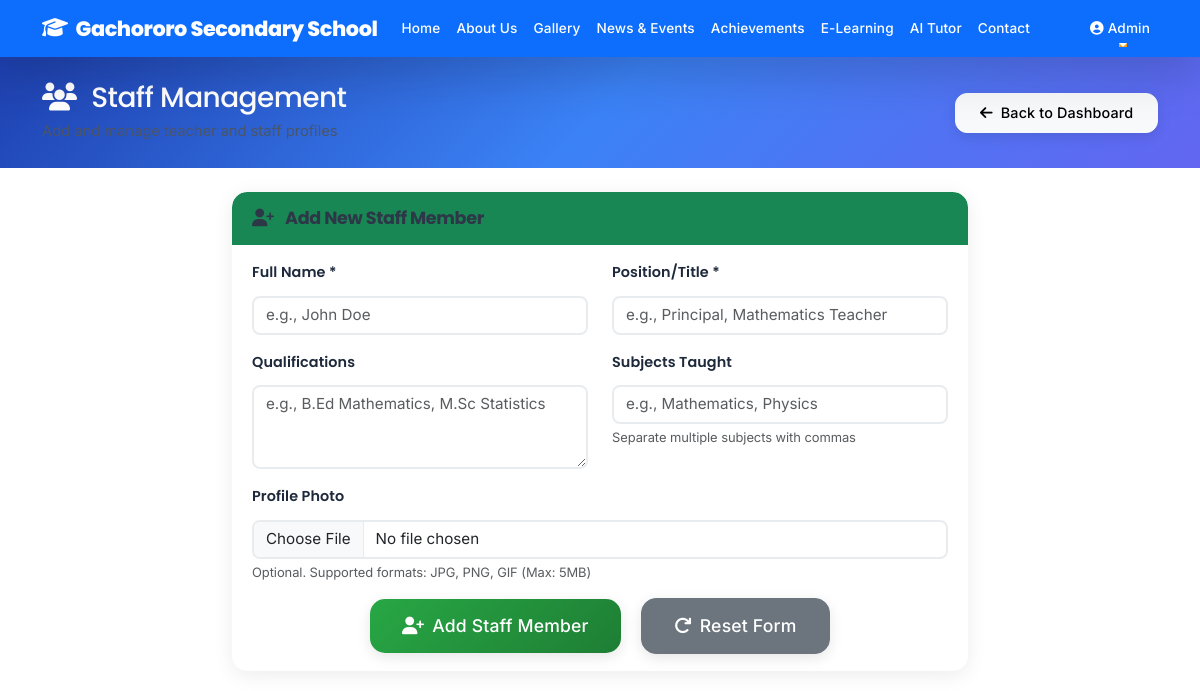
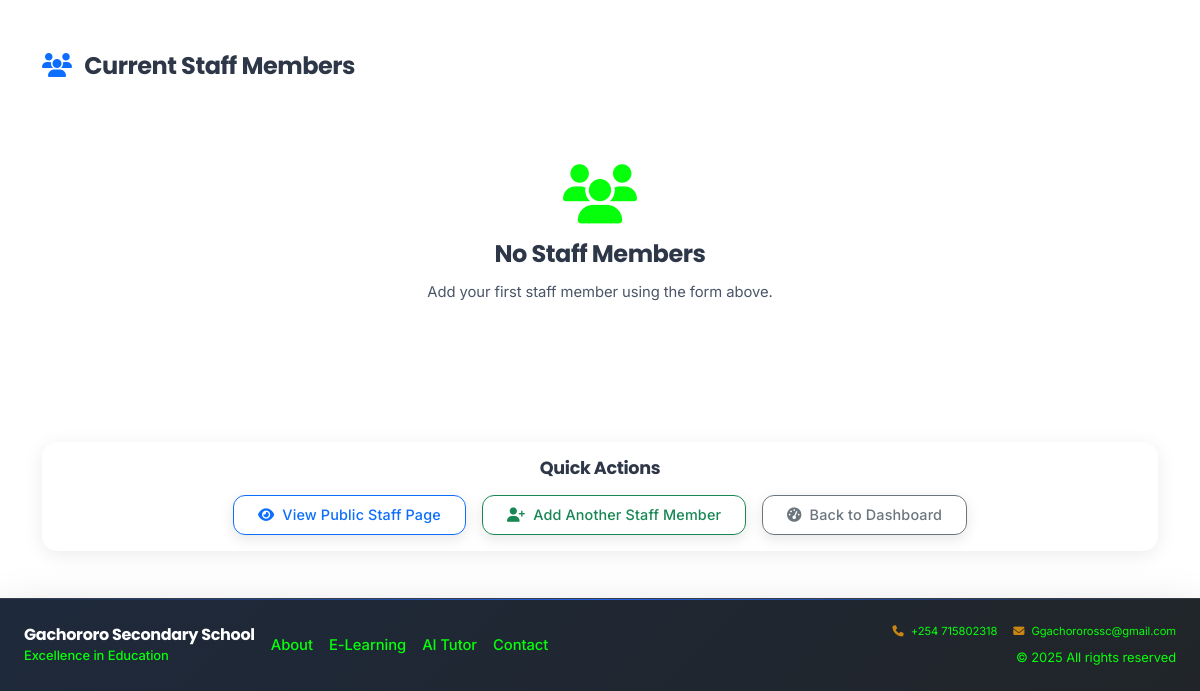
Page /admin/manage-staff (signed in) on the earlier database version (2 pictures, top to bottom).
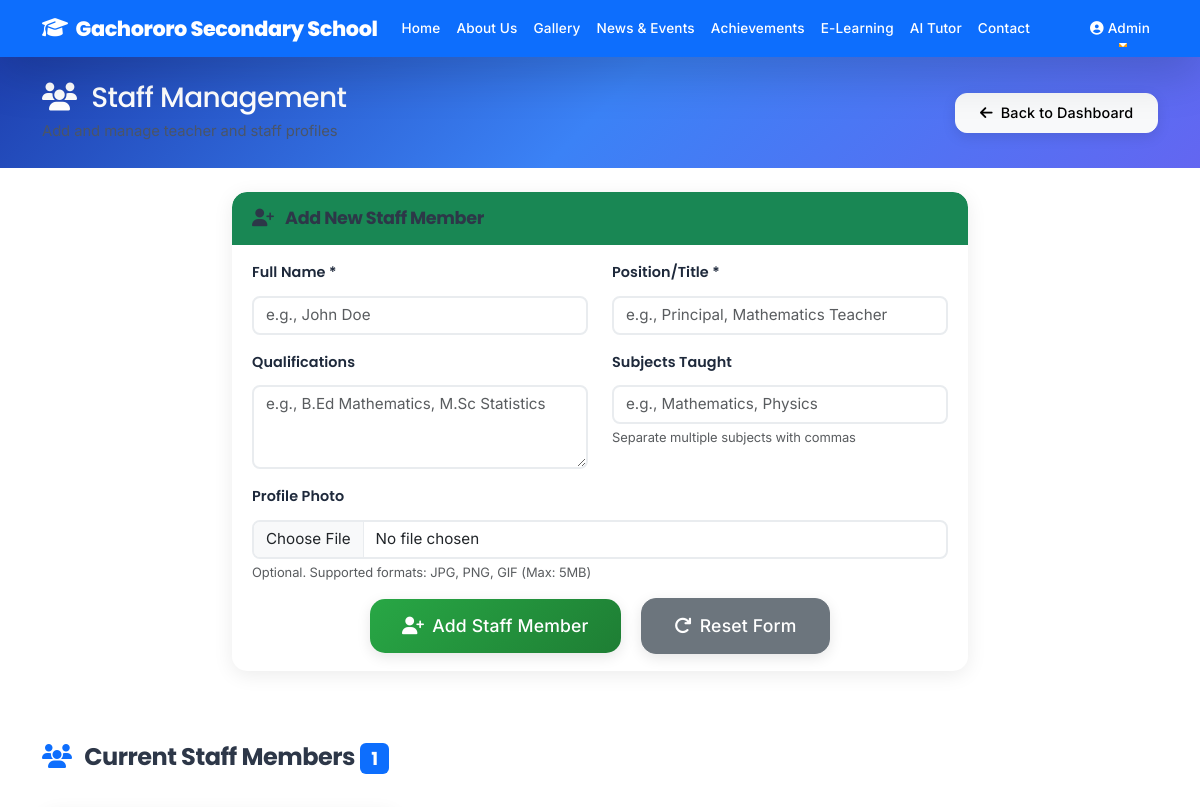
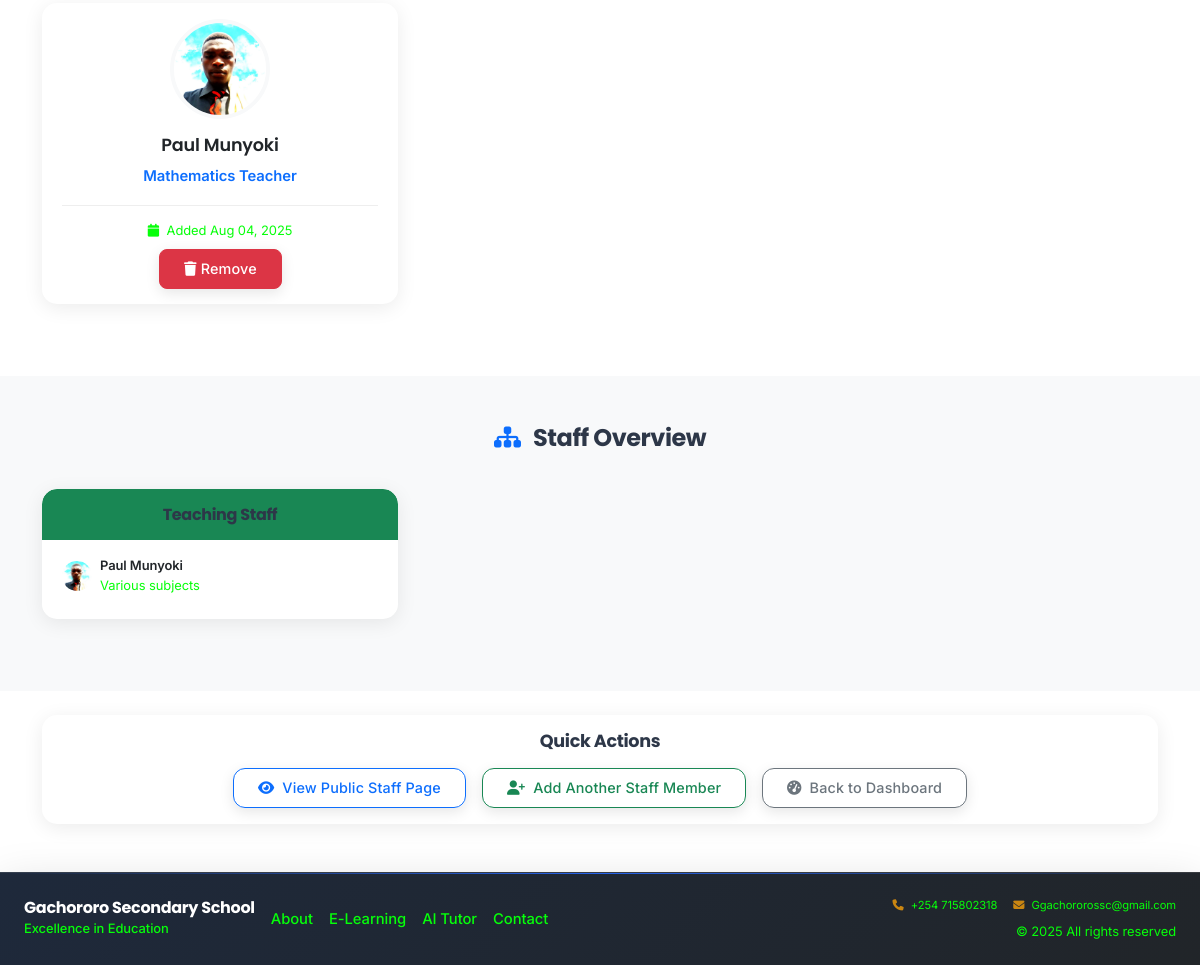
Same page on the later database version (2 pictures, top to bottom).
### models.py (models this page shows, shortened)
class StaffMember(db.Model):
    id = db.Column(db.Integer, primary_key=True)
    name = db.Column(db.String(200), nullable=False)
    position = db.Column(db.String(200), nullable=False)
    qualifications = db.Column(db.Text)
    subjects = db.Column(db.String(500))
    photo_filename = db.Column(db.String(200))
    date_added = db.Column(db.DateTime, default=datetime.utcnow)

### app.py (the view, shortened to what this page needs)
@app.route('/admin/manage-staff', methods=['GET', 'POST'])
@login_required
def manage_staff():
    staff_members = StaffMember.query.all()
    return render_template('admin/manage_staff.html', staff_members=staff_members)

### app.py (called while the page is built)
@login_manager.user_loader
def load_user(user_id):
    return User.query.get(int(user_id))

@app.context_processor
def inject_global_vars():
    try:
        current_theme = ThemeSettings.query.filter_by(is_active=True).first()
        theme_name = current_theme.theme_name if current_theme else 'blue'
        active_video = VideoSettings.query.filter_by(is_active=True).first()
        return {
            'current_theme': theme_name,
            'active_video': active_video
        }
    except:
        return {
            'current_theme': 'blue',
            'active_video': None
        }

### templates/admin/manage_staff.html (shortened to what the changed rows need)
{% extends "base.html" %}
{% block content %}
<section class="admin-header bg-primary text-white py-4">
    <div class="container">
        <div class="row align-items-center">
            <div class="col-md-8">
                <h1 class="h3 mb-1">
                    <i class="fas fa-users me-2"></i>
                    Staff Management
                </h1>
            </div>
        </div>
    </div>
</section>
<section class="py-5">
    <div class="container">
        <div class="row">
            <div class="col-12 mb-4">
                <h3>
                    <i class="fas fa-users text-primary me-2"></i>
                    Current Staff Members
                    {% if staff_members %}
                        <span class="badge bg-primary">{{ staff_members|length }}</span>
                    {% endif %}
                </h3>
            </div>
        </div>
        {% if staff_members %}
            <div class="row">
                {% for staff in staff_members %}
                    <div class="col-lg-4 col-md-6 mb-4">
                        <div class="card staff-admin-card h-100">
                            <div class="card-body text-center">
                                <div class="staff-photo-container mb-3">
                                    {% if staff.photo_filename %}
                                        <img src="{{ url_for('gallery_file', filename=staff.photo_filename) }}"
                                             class="staff-admin-photo"
                                             alt="{{ staff.name }}">
                                    {% else %}
                                        <div class="staff-admin-photo-placeholder">
                                            <i class="fas fa-user fa-3x text-muted"></i>
                                        </div>
                                    {% endif %}
                                </div>
                                <h5 class="card-title mb-2">{{ staff.name }}</h5>
                                <p class="text-primary fw-semibold mb-3">{{ staff.position }}</p>
                                <div class="staff-actions mt-auto">
                                    <small class="text-muted d-block mb-2">
                                        <i class="fas fa-calendar me-1"></i>
                                        Added {{ staff.date_added.strftime('%b %d, %Y') }}
                                    </small>
                                    <a href="{{ url_for('delete_staff', staff_id=staff.id) }}"
                                       class="btn btn-danger btn-sm"
                                       onclick="return confirm('Are you sure you want to delete {{ staff.name }}?')">
                                        <i class="fas fa-trash me-1"></i>Remove
                                    </a>
                                </div>
                            </div>
                        </div>
                    </div>
                {% endfor %}
            </div>
        {% else %}
            <div class="text-center text-muted py-5">
                <i class="fas fa-users fa-4x mb-3"></i>
                <h3>No Staff Members</h3>
                <p>Add your first staff member using the form above.</p>
            </div>
        {% endif %}
    </div>
</section>
{% if staff_members %}
<section class="py-5 bg-light">
    <div class="container">
        <div class="row">
            <div class="col-12 mb-4">
                <h3 class="text-center">
                    <i class="fas fa-sitemap text-primary me-2"></i>
                    Staff Overview
                </h3>
            </div>
        </div>
        <div class="row">
            {% set admin_positions = ['Principal', 'Deputy Principal', 'Head Teacher'] %}
            {% set teaching_positions = [] %}
            {% set other_staff = [] %}
            {% for staff in staff_members %}
                {% if 'Teacher' in staff.position %}
                    {% set _ = teaching_positions.append(staff) %}
                {% elif staff.position not in admin_positions %}
                    {% set _ = other_staff.append(staff) %}
                {% endif %}
            {% endfor %}
            {% if teaching_positions %}
                <div class="col-md-4 mb-4">
                    <div class="card">
                        <div class="card-header bg-success text-white text-center">
                            <h6 class="mb-0">Teaching Staff</h6>
                        </div>
                        <div class="card-body">
                            {% for staff in teaching_positions[:5] %}
                                <div class="d-flex align-items-center mb-2">
                                    <div class="me-2">
                                        {% if staff.photo_filename %}
                                            <img src="{{ url_for('gallery_file', filename=staff.photo_filename) }}"
                                                 class="rounded-circle" width="30" height="30"
                                                 style="object-fit: cover;">
                                        {% else %}
                                            <div class="bg-light rounded-circle d-flex align-items-center justify-content-center"
                                                 style="width: 30px; height: 30px;">
                                                <i class="fas fa-user text-muted"></i>
                                            </div>
                                        {% endif %}
                                    </div>
                                    <div>
                                        <div class="fw-semibold small">{{ staff.name }}</div>
                                        <div class="text-muted small">{{ staff.subjects or 'Various subjects' }}</div>
                                    </div>
                                </div>
                            {% endfor %}
                        </div>
                    </div>
                </div>
            {% endif %}
        </div>
    </div>
</section>
{% endif %}
{% endblock %}

Differences in the rows shown:
added StaffMember: photo_filename (picture), name "Paul Munyoki", position "Mathematics Teacher", date_added "Aug 04, 2025", subjects "Various subjects"
Other differences:
{{ staff_members|length }}: (not shown) → "1"
text no longer shown: "No Staff Members Add your first staff member using the form above."
text now shown: "Staff Overview Teaching Staff"
